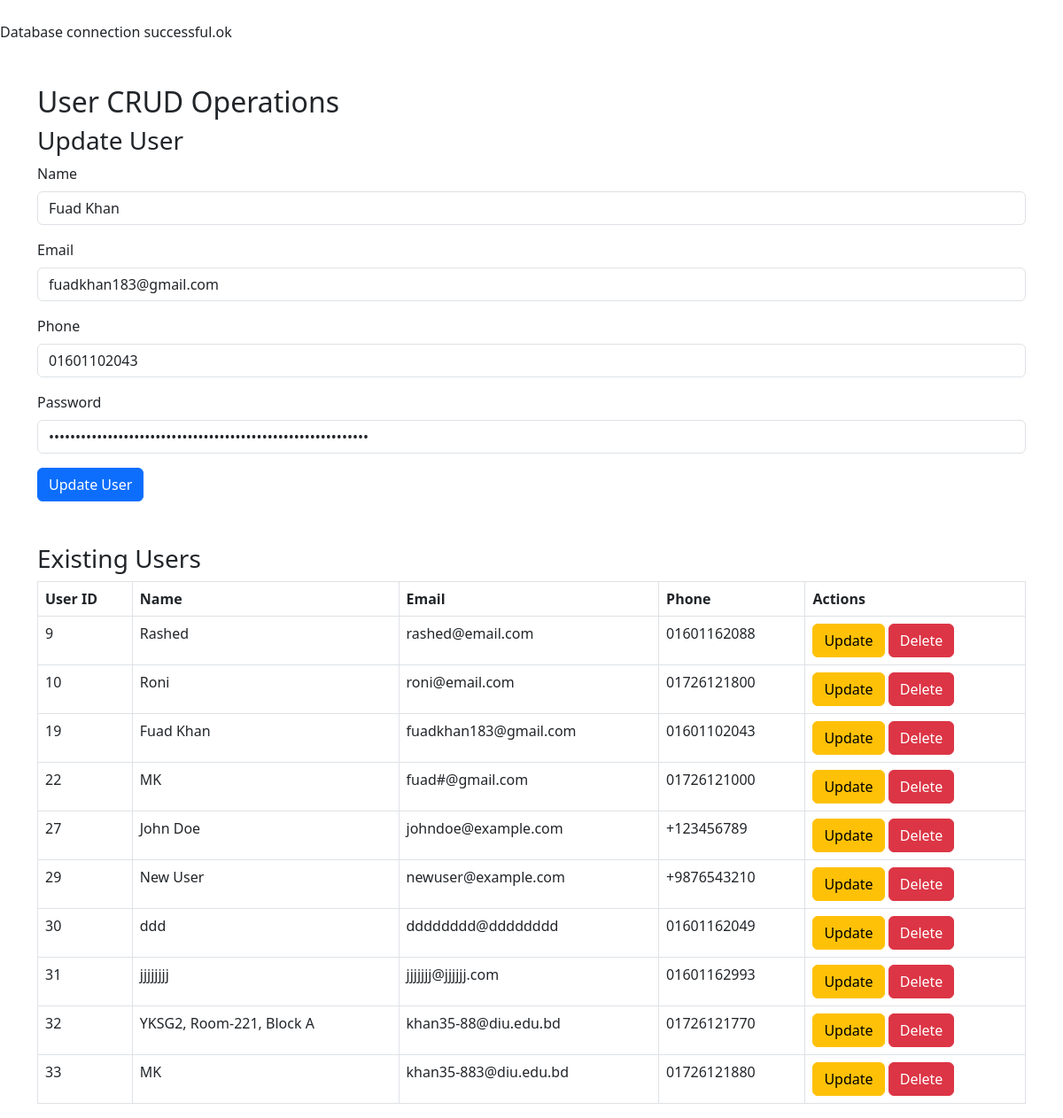
The page /tests/user_crud_form.php?user_id=19 on the database its author committed.
### tables this page shows
CREATE TABLE Users (
    user_id INT AUTO_INCREMENT PRIMARY KEY,
    name VARCHAR(100) NOT NULL,
    email VARCHAR(100) NOT NULL UNIQUE,
    phone VARCHAR(15) NOT NULL UNIQUE,
    password VARCHAR(255) NOT NULL,
    created_at TIMESTAMP DEFAULT CURRENT_TIMESTAMP
);

### src/model/User.php (called while the page is built, shortened)
<?php
class User
{
    public static function getUserById($userId)
    {
        $pdo = Database::connect();
        try {
            $stmt = $pdo->prepare("SELECT * FROM Users WHERE user_id = :user_id");
            $stmt->bindParam(':user_id', $userId);
            $stmt->execute();
            return $stmt->fetch(PDO::FETCH_ASSOC);
        } catch (PDOException $e) {
            echo "Error: " . $e->getMessage();
            return null;
        }
    }
    public static function getAllUsers()
    {
        $pdo = Database::connect();
        try {
            $stmt = $pdo->prepare("SELECT * FROM Users");
            $stmt->execute();
            return $stmt->fetchAll(PDO::FETCH_ASSOC);
        } catch (PDOException $e) {
            echo "Error: " . $e->getMessage();
            return null;
        }
    }
}
?>

### tests/user_crud_form.php (the view, shortened to what this page needs)
<?php
require_once __DIR__ . '/../src/model/User.php';
function testDatabaseConnection() {
    try {
        echo "</br>Database connection successful.ok</br>";
    } catch (PDOException $e) {
        echo "Database connection failed: " . $e->getMessage() . "</br>";
    }
}
testDatabaseConnection();
$users = User::getAllUsers();
$userToUpdate = null;
if (isset($_GET['user_id'])) {
    $userToUpdate = User::getUserById($_GET['user_id']);
}
?>
<!DOCTYPE html>
<html lang="en">
<head>
    <link href="https://cdn.jsdelivr.net/npm/bootstrap@5.3.0-alpha1/dist/css/bootstrap.min.css" rel="stylesheet">
</head>
<body>
<div class="container mt-5">
    <h2>User CRUD Operations</h2>
    <h3><?= $userToUpdate ? 'Update User' : 'Create User' ?></h3>
    <form action="user_crud_form.php" method="POST" class="mb-5">
        <div class="mb-3">
            <label for="name" class="form-label">Name</label>
            <input type="text" class="form-control" id="name" name="name" value="<?= $userToUpdate ? $userToUpdate['name'] : '' ?>" required>
        </div>
        <div class="mb-3">
            <label for="email" class="form-label">Email</label>
            <input type="email" class="form-control" id="email" name="email" value="<?= $userToUpdate ? $userToUpdate['email'] : '' ?>" required>
        </div>
        <div class="mb-3">
            <label for="phone" class="form-label">Phone</label>
            <input type="text" class="form-control" id="phone" name="phone" value="<?= $userToUpdate ? $userToUpdate['phone'] : '' ?>" required>
        </div>
        <div class="mb-3">
            <label for="password" class="form-label">Password</label>
            <input type="password" class="form-control" id="password" name="password" value="<?= $userToUpdate ? $userToUpdate['password'] : '' ?>" required>
        </div>
        <button type="submit" class="btn btn-primary"><?= $userToUpdate ? 'Update User' : 'Create User' ?></button>
    </form>
    <h3>Existing Users</h3>
    <table class="table table-bordered">
        <thead>
            <tr>
                <th>User ID</th>
                <th>Name</th>
                <th>Email</th>
                <th>Phone</th>
                <th>Actions</th>
            </tr>
        </thead>
        <tbody>
            <?php foreach ($users as $user): ?>
                <tr>
                    <td><?= $user['user_id'] ?></td>
                    <td><?= $user['name'] ?></td>
                    <td><?= $user['email'] ?></td>
                    <td><?= $user['phone'] ?></td>
                    <td>
                        <form action="user_crud_form.php" method="GET" class="d-inline">
                            <button type="submit" class="btn btn-warning">Update</button>
                        </form>
                        <form action="user_crud_form.php" method="POST" class="d-inline">
                            <button type="submit" class="btn btn-danger">Delete</button>
                        </form>
                    </td>
                </tr>
            <?php endforeach; ?>
        </tbody>
    </table>
</div>
</body>
</html>

### rows shown on the page
users: name "Fuad Khan", email "fuadkhan183@gmail.com", phone "01601102043", user_id "19"
users: user_id "9", name "Rashed", email "rashed@email.com", phone "01601162088"
users: user_id "10", name "Roni", email "roni@email.com", phone "01726121800"
users: user_id "22", name "MK", email "fuad#@gmail.com", phone "01726121000"
users: user_id "27", name "John Doe", email "johndoe@example.com", phone "+123456789"
users: user_id "29", name "New User", email "newuser@example.com", phone "+9876543210"
users: user_id "30", name "ddd", email "dddddddd@dddddddd", phone "01601162049"
users: user_id "31", name "jjjjjjjj", email "jjjjjjj@jjjjjj.com", phone "01601162993"
users: user_id "32", name "YKSG2, Room-221, Block A", email "khan35-88@diu.edu.bd", phone "01726121770"
users: user_id "33", name "MK", email "khan35-883@diu.edu.bd", phone "01726121880"
